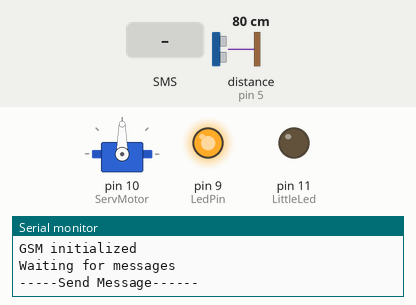
The sketch below on a simulated Arduino Uno, built with avr-gcc and run on an emulated ATmega328P. On the bench: servo, output pins drawn as LEDs (lit = HIGH), the last lines printed to the serial monitor. Wiring (inferred from the names in the program): ultrasonic range finder: trigger pin 4; echo pin 5. The test bench sets the inputs (shaded band); at power-on: distance to the obstacle (sensor on pin 5) 80 cm. The echo pulse lasts 58.3 µs per cm; pins used as bus, display or sensor lines are not drawn.

Above: at 3.2 s.
3.3 s: text message "ServoOn" received
At 4.24 s:
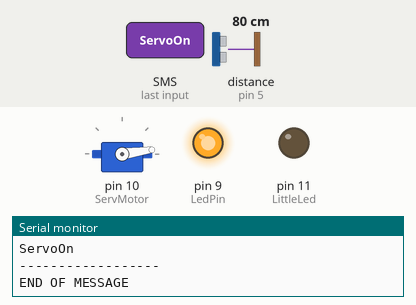
6.8 s: text message "LedOn" received
At 9.3 s:
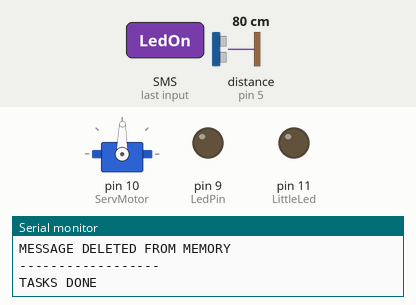
9.6 s: text message "ServoOff" received
At 11.6 s:
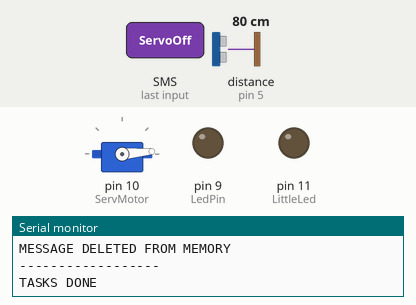
15.3 s: text message "ServoOn" received
Timing chart, 0 to 18.7 s (numbered marks = the images above; inputs shaded):
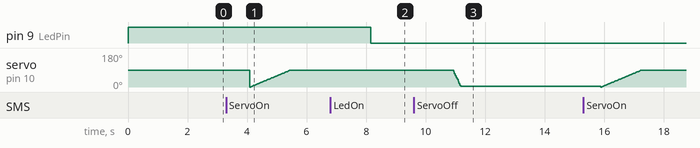

The sketch:

setupgsm.ino
```cpp
#include <GSM.h>
#include <Servo.h>

// PIN Number for the SIM
#define PINNUMBER ""
#define LedPin 9
#define trigPin 4
#define echoPin 5
#define LittleLed 11


// initialize the library instances
GSM gsmAccess;
GSM_SMS sms;
Servo ServMotor;
int flag = 0;

// Array to hold the number a SMS is retreived from
char senderNumber[20];
int angle = 0;

void setup() {


  ServMotor.attach(10);
  pinMode(LedPin, OUTPUT);
  pinMode(LittleLed, OUTPUT);
  pinMode(trigPin, OUTPUT);
  pinMode(echoPin, INPUT);
  digitalWrite(9,HIGH);

  // initialize serial communications and wait for port to open:
  Serial.begin(9600);
  while (!Serial) {
    ; // wait for serial port to connect. Needed for native USB port only
  }

  Serial.println("SMS Messages Receiver");

  // connection state
  bool notConnected = true;

  // Start GSM connection
  while (notConnected) {
    if (gsmAccess.begin(PINNUMBER) == GSM_READY) {
      notConnected = false;
    } else {
      Serial.println("Not connected");
      delay(1000);
    }
  }

  Serial.println("GSM initialized");
  Serial.println("Waiting for messages");
  Serial.println("-----Send Message------");
}

long duration;
int distance;

void loop() {
  digitalWrite(trigPin, LOW);
  delayMicroseconds(5);
  digitalWrite(trigPin, HIGH);
  delayMicroseconds(10);
  digitalWrite(trigPin, LOW);
  duration = pulseIn(echoPin, HIGH);
  distance= (duration/2)*0.034;
  char c;
  String MessageIn = "";
  char remotenumber[] = "+905428876593";
  char txtMsg[] = "Im Here";

    if(distance <= 10)
    {
      Serial.println();
      Serial.println("----Initialized mode as Sending Message-----");
      if(flag == 0){
      Serial.println("Sending Message to: ");
      Serial.print(remotenumber);
      Serial.println("Message Content: ");
      Serial.print(txtMsg);

      sms.beginSMS(remotenumber);
      sms.print(txtMsg);
      sms.endSMS();
      Serial.println("\nMessage Sent Successifully\n");
      flag++;
      }
      flag = 0;
      delay(5000);

    }

  // If there are any SMSs available
  if (sms.available()) {

    Serial.println("Message received from:");

    // Get remote number
    sms.remoteNumber(senderNumber, 20);
    Serial.println(senderNumber);
    Serial.println("------------------");

    // An example of message disposal
    // Any messages starting with # should be discarded
    if (sms.peek() == '#') {
      Serial.println("Discarded SMS");
      sms.flush();
      delay(50);
    }

    // Read message bytes and print them
    while (c = sms.read()) {
      MessageIn += c;
    }

    Serial.println("Received Message: ");
    Serial.println("------------------");
    Serial.println(MessageIn);

    Serial.println("------------------");
    Serial.println("\nEND OF MESSAGE");


    if(MessageIn == "LedOn")
    {
        digitalWrite(9,LOW);
        delay(50);
    }
      else if(MessageIn == "LedOff"){
        digitalWrite(9,HIGH);
        delay(50);

      }
      else if(MessageIn == "ServoOn"){
          for(angle = 0; angle < 90; angle += 1)
            {
              ServMotor.write(angle);
              delay(15);
            }

      }

      else if(MessageIn == "ServoOff"){
          for(angle = 90; angle>=1; angle-=5)
            {
              ServMotor.write(angle);
              delay(15);
            }

      }

       else if(MessageIn == "Led3"){
        digitalWrite(3,HIGH);
        delay(50);

      }


    sms.flush();
    delay(100);
    Serial.println("------------------");
    Serial.println("MESSAGE DELETED FROM MEMORY");

    Serial.println("------------------");
    Serial.println("TASKS DONE");
    delay(500);

  }

  delay(2000);

}
```

Measured:
- after the input at 6.8 s, pin 9 (LedPin): HIGH → LOW after 1.4 s
